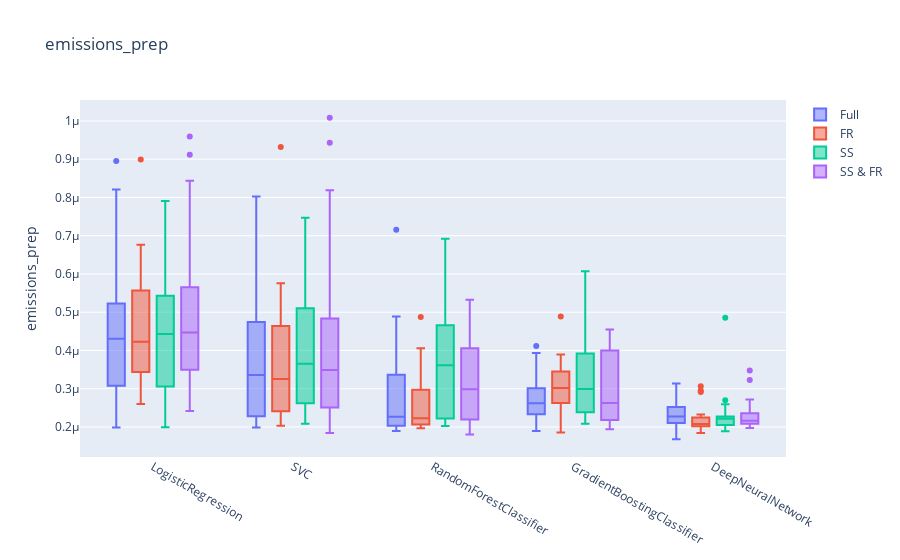

Source (notebook cell):
### Code cell
make_plots('emissions_prep')
make_plots('emissions_train')
make_plots('emissions_pred')

### Figure 1 — Plotly figure (JSON) as saved in the notebook; plotly's stock layout.template omitted (floating-point values rounded to 4 significant figures)
{"data": [{"name": "Full", "type": "box", "x": ["LogisticRegression", "LogisticRegression", "LogisticRegression", "LogisticRegression", "LogisticRegression", "LogisticRegression", "LogisticRegression", "LogisticRegression", "LogisticRegression", "LogisticRegression", "LogisticRegression", "LogisticRegression", "LogisticRegression", "LogisticRegression", "LogisticRegression", "LogisticRegression", "LogisticRegression", "LogisticRegression", "LogisticRegression", "LogisticRegression", "SVC", "SVC", "SVC", "SVC", "SVC", "SVC", "SVC", "SVC", "SVC", "SVC", "SVC", "SVC", "SVC", "SVC", "SVC", "SVC", "SVC", "SVC", "SVC", "SVC", "RandomForestClassifier", "RandomForestClassifier", "RandomForestClassifier", "RandomForestClassifier", "RandomForestClassifier", "RandomForestClassifier", "RandomForestClassifier", "RandomForestClassifier", "RandomForestClassifier", "RandomForestClassifier", "RandomForestClassifier", "RandomForestClassifier", "RandomForestClassifier", "RandomForestClassifier", "RandomForestClassifier", "RandomForestClassifier", "RandomForestClassifier", "RandomForestClassifier", "RandomForestClassifier", "RandomForestClassifier", "GradientBoostingClassifier", "GradientBoostingClassifier", "GradientBoostingClassifier", "GradientBoostingClassifier", "GradientBoostingClassifier", "GradientBoostingClassifier", "GradientBoostingClassifier", "GradientBoostingClassifier", "GradientBoostingClassifier", "GradientBoostingClassifier", "GradientBoostingClassifier", "GradientBoostingClassifier", "GradientBoostingClassifier", "GradientBoostingClassifier", "GradientBoostingClassifier", "GradientBoostingClassifier", "GradientBoostingClassifier", "GradientBoostingClassifier", "GradientBoostingClassifier", "GradientBoostingClassifier", "DeepNeuralNetwork", "DeepNeuralNetwork", "DeepNeuralNetwork", "DeepNeuralNetwork", "DeepNeuralNetwork", "DeepNeuralNetwork", "DeepNeuralNetwork", "DeepNeuralNetwork", "DeepNeuralNetwork", "DeepNeuralNetwork", "DeepNeuralNetwork", "DeepNeuralNetwork", "DeepNeuralNetwork", "DeepNeuralNetwork", "DeepNeuralNetwork", "DeepNeuralNetwork", "DeepNeuralNetwork", "DeepNeuralNetwork", "DeepNeuralNetwork", "DeepNeuralNetwork"], "y": [2.373e-07, 3.401e-07, 3.751e-07, 4.893e-07, 4.229e-07, 3.261e-07, 2.797e-07, 6.585e-07, 2.183e-07, 8.208e-07, 2.901e-07, 5.34e-07, 5.111e-07, 3.874e-07, 7.146e-07, 1.984e-07, 4.388e-07, 4.951e-07, 4.493e-07, 8.953e-07, 3.384e-07, 2.699e-07, 3.337e-07, 2.099e-07, 3.409e-07, 2.239e-07, 2.549e-07, 2.045e-07, 4.509e-07, 2.033e-07, 4.737e-07, 3.863e-07, 1.987e-07, 8.025e-07, 2.319e-07, 5.501e-07, 2.372e-07, 4.868e-07, 6.415e-07, 4.756e-07, 1.947e-07, 2.125e-07, 2.643e-07, 3.354e-07, 4.593e-07, 2.35e-07, 2.027e-07, 1.893e-07, 2.222e-07, 7.153e-07, 2.465e-07, 4.891e-07, 2.063e-07, 1.972e-07, 3.378e-07, 2.033e-07, 1.894e-07, 2.192e-07, 2.319e-07, 3.488e-07, 2.237e-07, 2.027e-07, 4.114e-07, 2.435e-07, 2.35e-07, 3.682e-07, 2.358e-07, 2.369e-07, 2.284e-07, 1.895e-07, 2.617e-07, 2.929e-07, 2.313e-07, 2.96e-07, 2.714e-07, 3.069e-07, 2.885e-07, 3.932e-07, 3.749e-07, 2.622e-07, 2.416e-07, 2.539e-07, 2.533e-07, 2.222e-07, 2.594e-07, 2.313e-07, 2.508e-07, 2.313e-07, 3.135e-07, 2.627e-07, 1.682e-07, 2.291e-07, 2.021e-07, 2.21e-07, 2.032e-07, 2.179e-07, 1.979e-07, 1.888e-07, 2.257e-07, 2.201e-07]}, {"name": "FR", "type": "box", "x": ["LogisticRegression", "LogisticRegression", "LogisticRegression", "LogisticRegression", "LogisticRegression", "LogisticRegression", "LogisticRegression", "LogisticRegression", "LogisticRegression", "LogisticRegression", "LogisticRegression", "LogisticRegression", "LogisticRegression", "LogisticRegression", "LogisticRegression", "LogisticRegression", "LogisticRegression", "LogisticRegression", "LogisticRegression", "LogisticRegression", "SVC", "SVC", "SVC", "SVC", "SVC", "SVC", "SVC", "SVC", "SVC", "SVC", "SVC", "SVC", "SVC", "SVC", "SVC", "SVC", "SVC", "SVC", "SVC", "SVC", "RandomForestClassifier", "RandomForestClassifier", "RandomForestClassifier", "RandomForestClassifier", "RandomForestClassifier", "RandomForestClassifier", "RandomForestClassifier", "RandomForestClassifier", "RandomForestClassifier", "RandomForestClassifier", "RandomForestClassifier", "RandomForestClassifier", "RandomForestClassifier", "RandomForestClassifier", "RandomForestClassifier", "RandomForestClassifier", "RandomForestClassifier", "RandomForestClassifier", "RandomForestClassifier", "RandomForestClassifier", "GradientBoostingClassifier", "GradientBoostingClassifier", "GradientBoostingClassifier", "GradientBoostingClassifier", "GradientBoostingClassifier", "GradientBoostingClassifier", "GradientBoostingClassifier", "GradientBoostingClassifier", "GradientBoostingClassifier", "GradientBoostingClassifier", "GradientBoostingClassifier", "GradientBoostingClassifier", "GradientBoostingClassifier", "GradientBoostingClassifier", "GradientBoostingClassifier", "GradientBoostingClassifier", "GradientBoostingClassifier", "GradientBoostingClassifier", "GradientBoostingClassifier", "GradientBoostingClassifier", "DeepNeuralNetwork", "DeepNeuralNetwork", "DeepNeuralNetwork", "DeepNeuralNetwork", "DeepNeuralNetwork", "DeepNeuralNetwork", "DeepNeuralNetwork", "DeepNeuralNetwork", "DeepNeuralNetwork", "DeepNeuralNetwork", "DeepNeuralNetwork", "DeepNeuralNetwork", "DeepNeuralNetwork", "DeepNeuralNetwork", "DeepNeuralNetwork", "DeepNeuralNetwork", "DeepNeuralNetwork", "DeepNeuralNetwork", "DeepNeuralNetwork", "DeepNeuralNetwork"], "y": [4.43e-07, 4.373e-07, 2.853e-07, 5.845e-07, 2.599e-07, 3.482e-07, 3.648e-07, 3.394e-07, 3.749e-07, 3.087e-07, 6.624e-07, 4.722e-07, 4.593e-07, 6.763e-07, 5.904e-07, 8.994e-07, 3.514e-07, 3.213e-07, 5.293e-07, 4.079e-07, 2.285e-07, 3.383e-07, 2.033e-07, 5.591e-07, 2.454e-07, 4.713e-07, 2.287e-07, 3.856e-07, 3.359e-07, 9.317e-07, 2.696e-07, 5.76e-07, 2.551e-07, 3.48e-07, 5.759e-07, 4.572e-07, 2.228e-07, 3.146e-07, 2.374e-07, 2.822e-07, 2.031e-07, 2.259e-07, 2.082e-07, 2.142e-07, 1.999e-07, 2.079e-07, 2.054e-07, 2.267e-07, 2.082e-07, 1.965e-07, 3.262e-07, 4.061e-07, 2.685e-07, 3.821e-07, 2.426e-07, 4.875e-07, 2.422e-07, 2.022e-07, 4.019e-07, 2.196e-07, 2.998e-07, 2.362e-07, 3.426e-07, 3.507e-07, 1.856e-07, 2.173e-07, 2.556e-07, 4.888e-07, 2.416e-07, 3.583e-07, 3.049e-07, 3.04e-07, 3.47e-07, 2.699e-07, 2.72e-07, 2.806e-07, 3.892e-07, 3.134e-07, 2.825e-07, 3.3e-07, 2.033e-07, 2.005e-07, 2.076e-07, 2.085e-07, 2.204e-07, 2.951e-07, 1.957e-07, 2.04e-07, 2.29e-07, 2.149e-07, 1.844e-07, 1.979e-07, 2.918e-07, 1.985e-07, 3.062e-07, 2.089e-07, 2.076e-07, 2.325e-07, 2.076e-07, 2.124e-07]}, {"name": "SS", "type": "box", "x": ["LogisticRegression", "LogisticRegression", "LogisticRegression", "LogisticRegression", "LogisticRegression", "LogisticRegression", "LogisticRegression", "LogisticRegression", "LogisticRegression", "LogisticRegression", "LogisticRegression", "LogisticRegression", "LogisticRegression", "LogisticRegression", "LogisticRegression", "LogisticRegression", "LogisticRegression", "LogisticRegression", "LogisticRegression", "LogisticRegression", "SVC", "SVC", "SVC", "SVC", "SVC", "SVC", "SVC", "SVC", "SVC", "SVC", "SVC", "SVC", "SVC", "SVC", "SVC", "SVC", "SVC", "SVC", "SVC", "SVC", "RandomForestClassifier", "RandomForestClassifier", "RandomForestClassifier", "RandomForestClassifier", "RandomForestClassifier", "RandomForestClassifier", "RandomForestClassifier", "RandomForestClassifier", "RandomForestClassifier", "RandomForestClassifier", "RandomForestClassifier", "RandomForestClassifier", "RandomForestClassifier", "RandomForestClassifier", "RandomForestClassifier", "RandomForestClassifier", "RandomForestClassifier", "RandomForestClassifier", "RandomForestClassifier", "RandomForestClassifier", "GradientBoostingClassifier", "GradientBoostingClassifier", "GradientBoostingClassifier", "GradientBoostingClassifier", "GradientBoostingClassifier", "GradientBoostingClassifier", "GradientBoostingClassifier", "GradientBoostingClassifier", "GradientBoostingClassifier", "GradientBoostingClassifier", "GradientBoostingClassifier", "GradientBoostingClassifier", "GradientBoostingClassifier", "GradientBoostingClassifier", "GradientBoostingClassifier", "GradientBoostingClassifier", "GradientBoostingClassifier", "GradientBoostingClassifier", "GradientBoostingClassifier", "GradientBoostingClassifier", "DeepNeuralNetwork", "DeepNeuralNetwork", "DeepNeuralNetwork", "DeepNeuralNetwork", "DeepNeuralNetwork", "DeepNeuralNetwork", "DeepNeuralNetwork", "DeepNeuralNetwork", "DeepNeuralNetwork", "DeepNeuralNetwork", "DeepNeuralNetwork", "DeepNeuralNetwork", "DeepNeuralNetwork", "DeepNeuralNetwork", "DeepNeuralNetwork", "DeepNeuralNetwork", "DeepNeuralNetwork", "DeepNeuralNetwork", "DeepNeuralNetwork", "DeepNeuralNetwork"], "y": [7.337e-07, 5.186e-07, 4.409e-07, 4.558e-07, 5.946e-07, 2.983e-07, 4.229e-07, 1.99e-07, 5.658e-07, 7.91e-07, 2.659e-07, 2.975e-07, 5.203e-07, 4.456e-07, 6.298e-07, 4.138e-07, 3.717e-07, 3.128e-07, 2.844e-07, 4.812e-07, 2.816e-07, 6.772e-07, 2.647e-07, 5.56e-07, 2.26e-07, 3.98e-07, 4.771e-07, 6.076e-07, 2.087e-07, 4.03e-07, 3.739e-07, 2.994e-07, 3.517e-07, 3.572e-07, 5.177e-07, 2.599e-07, 5.025e-07, 2.353e-07, 7.473e-07, 2.525e-07, 3.409e-07, 4.737e-07, 2.484e-07, 4.648e-07, 2.131e-07, 4.211e-07, 3.286e-07, 4.75e-07, 2.082e-07, 4.521e-07, 2.173e-07, 4.841e-07, 2.265e-07, 3.815e-07, 2.027e-07, 4.465e-07, 2.051e-07, 4.669e-07, 2.276e-07, 6.919e-07, 2.405e-07, 2.465e-07, 6.068e-07, 2.708e-07, 2.848e-07, 5.029e-07, 3.18e-07, 3.142e-07, 4.365e-07, 2.276e-07, 2.088e-07, 3.864e-07, 2.094e-07, 2.222e-07, 3.975e-07, 2.368e-07, 3.329e-07, 4.123e-07, 3.759e-07, 2.599e-07, 2.593e-07, 2.27e-07, 2.227e-07, 4.854e-07, 1.984e-07, 1.887e-07, 1.984e-07, 2.04e-07, 2.265e-07, 2.216e-07, 2.212e-07, 2.062e-07, 2.276e-07, 1.993e-07, 2.126e-07, 2.126e-07, 2.373e-07, 2.7e-07, 2.124e-07, 2.27e-07]}, {"name": "SS & FR", "type": "box", "x": ["LogisticRegression", "LogisticRegression", "LogisticRegression", "LogisticRegression", "LogisticRegression", "LogisticRegression", "LogisticRegression", "LogisticRegression", "LogisticRegression", "LogisticRegression", "LogisticRegression", "LogisticRegression", "LogisticRegression", "LogisticRegression", "LogisticRegression", "LogisticRegression", "LogisticRegression", "LogisticRegression", "LogisticRegression", "LogisticRegression", "SVC", "SVC", "SVC", "SVC", "SVC", "SVC", "SVC", "SVC", "SVC", "SVC", "SVC", "SVC", "SVC", "SVC", "SVC", "SVC", "SVC", "SVC", "SVC", "SVC", "RandomForestClassifier", "RandomForestClassifier", "RandomForestClassifier", "RandomForestClassifier", "RandomForestClassifier", "RandomForestClassifier", "RandomForestClassifier", "RandomForestClassifier", "RandomForestClassifier", "RandomForestClassifier", "RandomForestClassifier", "RandomForestClassifier", "RandomForestClassifier", "RandomForestClassifier", "RandomForestClassifier", "RandomForestClassifier", "RandomForestClassifier", "RandomForestClassifier", "RandomForestClassifier", "RandomForestClassifier", "GradientBoostingClassifier", "GradientBoostingClassifier", "GradientBoostingClassifier", "GradientBoostingClassifier", "GradientBoostingClassifier", "GradientBoostingClassifier", "GradientBoostingClassifier", "GradientBoostingClassifier", "GradientBoostingClassifier", "GradientBoostingClassifier", "GradientBoostingClassifier", "GradientBoostingClassifier", "GradientBoostingClassifier", "GradientBoostingClassifier", "GradientBoostingClassifier", "GradientBoostingClassifier", "GradientBoostingClassifier", "GradientBoostingClassifier", "GradientBoostingClassifier", "GradientBoostingClassifier", "DeepNeuralNetwork", "DeepNeuralNetwork", "DeepNeuralNetwork", "DeepNeuralNetwork", "DeepNeuralNetwork", "DeepNeuralNetwork", "DeepNeuralNetwork", "DeepNeuralNetwork", "DeepNeuralNetwork", "DeepNeuralNetwork", "DeepNeuralNetwork", "DeepNeuralNetwork", "DeepNeuralNetwork", "DeepNeuralNetwork", "DeepNeuralNetwork", "DeepNeuralNetwork", "DeepNeuralNetwork", "DeepNeuralNetwork", "DeepNeuralNetwork", "DeepNeuralNetwork"], "y": [3.176e-07, 4.35e-07, 4.618e-07, 3.14e-07, 4.591e-07, 4.215e-07, 9.596e-07, 2.508e-07, 4.755e-07, 2.416e-07, 8.266e-07, 9.115e-07, 3.833e-07, 3.822e-07, 3.083e-07, 5.883e-07, 8.437e-07, 4.673e-07, 3.846e-07, 5.418e-07, 2.325e-07, 4.249e-07, 2.276e-07, 3.632e-07, 3.06e-07, 1.008e-06, 2.447e-07, 2.712e-07, 3.566e-07, 4.786e-07, 4.887e-07, 1.844e-07, 9.432e-07, 2.574e-07, 4.547e-07, 3.414e-07, 8.192e-07, 2.367e-07, 3.346e-07, 7.281e-07, 2.371e-07, 4.194e-07, 1.804e-07, 2.963e-07, 3.986e-07, 2.125e-07, 5.323e-07, 2.033e-07, 4.622e-07, 2.187e-07, 2.431e-07, 4.272e-07, 2.202e-07, 4.13e-07, 3.011e-07, 3.117e-07, 2.199e-07, 3.974e-07, 2.083e-07, 3.682e-07, 3.947e-07, 2.033e-07, 1.942e-07, 3.264e-07, 1.975e-07, 2.043e-07, 4.49e-07, 2.656e-07, 2.72e-07, 3.93e-07, 2.363e-07, 2.324e-07, 4.054e-07, 2.605e-07, 1.99e-07, 4.551e-07, 2.371e-07, 2.455e-07, 4.293e-07, 4.187e-07, 2.18e-07, 2.11e-07, 1.985e-07, 2.065e-07, 2.375e-07, 2.049e-07, 2.35e-07, 2.72e-07, 1.979e-07, 2.287e-07, 2.25e-07, 2.112e-07, 2.145e-07, 2.198e-07, 2.103e-07, 2.1e-07, 3.478e-07, 1.977e-07, 2.542e-07, 3.232e-07]}], "layout": {"boxmode": "group", "title": {"text": "emissions_prep"}, "yaxis": {"title": {"text": "emissions_prep"}}}}
